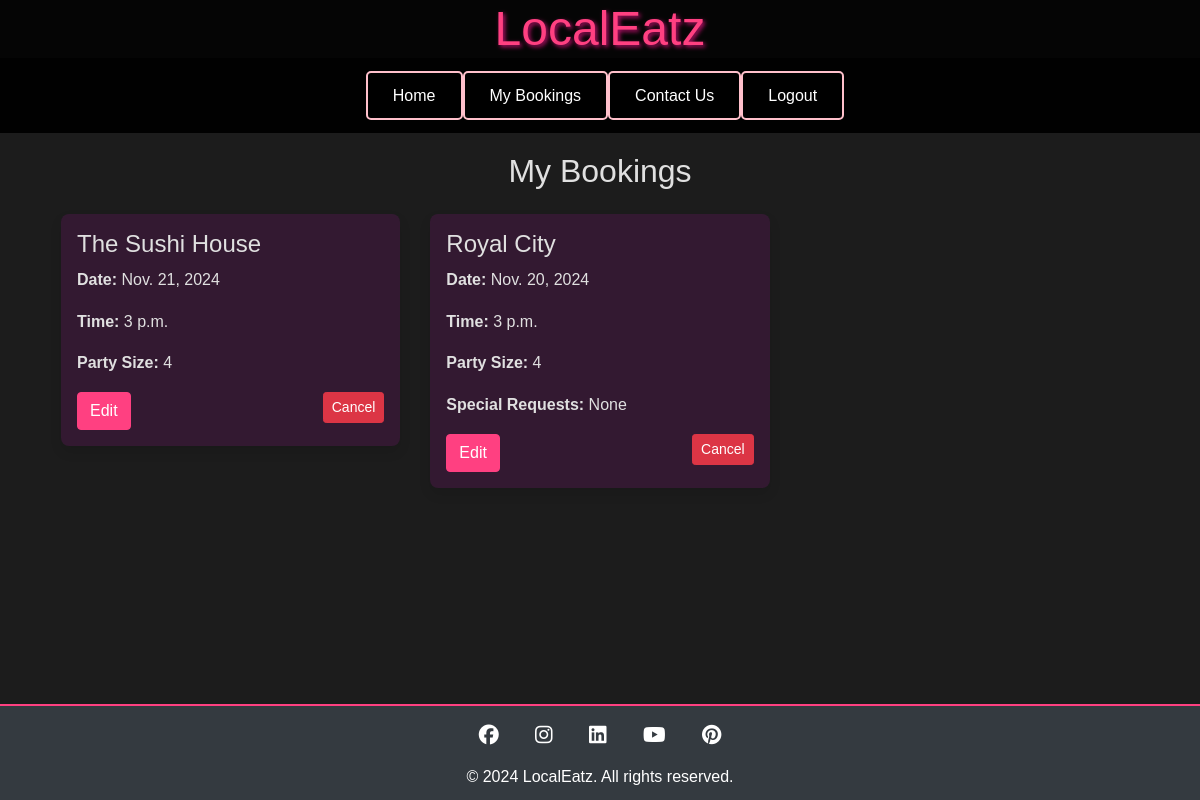
/restaurants/my-bookings/ (signed in), run on an earlier commit of the app's database.
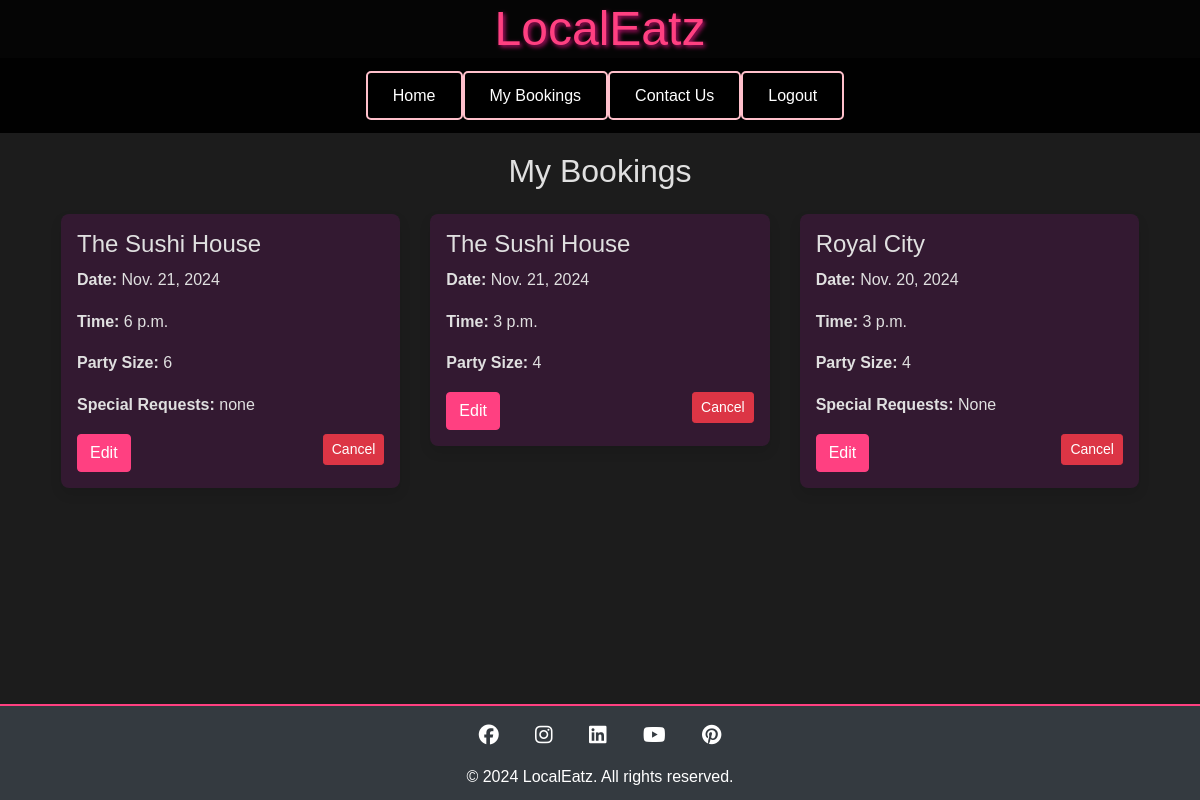
And on a later commit of the database.
### restaurants/models.py (models this page shows, shortened)
class Booking(models.Model):
    user = models.ForeignKey(User, on_delete=models.SET_NULL, null=True)
    restaurant = models.ForeignKey(Restaurant, on_delete=models.CASCADE)
    name = models.CharField(max_length=100)
    email = models.EmailField()
    phone_number = models.CharField(max_length=15, blank=True)
    date = models.DateField()
    time = models.TimeField()
    party_size = models.PositiveIntegerField()
    special_requests = models.TextField(blank=True, null=True)
    created_at = models.DateTimeField(auto_now_add=True)
    updated_at = models.DateTimeField(auto_now=True)

class Restaurant(models.Model):
    name = models.CharField(max_length=255)
    address = models.CharField(max_length=255)
    description = models.TextField(blank=True)
    max_tables = models.PositiveIntegerField(default=3)
    cuisine_type = models.CharField(max_length=100, blank=True)

### restaurants/views.py (the view)
# urls.py: path('my-bookings/', views.my_bookings, name='my_bookings'),
@login_required
def my_bookings(request):
    bookings = Booking.objects.filter(user=request.user) \
        .order_by('-date', '-time')
    return render(request, 'restaurants/my_bookings.html',
                  {'bookings': bookings})

### restaurants/templates/restaurants/my_bookings.html (shortened to what this page needs)
{% extends 'base.html' %}
{% block content %}
<div class="container mt-4">
    <h2 class="text-center mb-4">My Bookings</h2>
    {% if bookings %}
    <div class="row">
        {% for booking in bookings %}
        <div class="col-md-6 col-lg-4 mb-4">
            <div class="booking-item p-3">
                <h4>{{ booking.restaurant.name }}</h4>
                <p><strong>Date:</strong> {{ booking.date }}</p>
                <p><strong>Time:</strong> {{ booking.time }}</p>
                <p><strong>Party Size:</strong> {{ booking.party_size }}</p>
                {% if booking.special_requests %}
                <p><strong>Special Requests:</strong> {{ booking.special_requests }}</p>
                {% endif %}
                <div class="d-flex justify-content-between mt-3">
                    <a href="{% url 'edit_booking' booking.id %}" class="btn btn-primary">Edit</a>
                    <form method="GET" action="{% url 'cancel_booking' booking.id %}">
                        <button type="submit" class="btn btn-sm btn-danger">Cancel</button>
                    </form>
                </div>
            </div>
        </div>
        {% endfor %}
    </div>
    {% else %}
    <p class="text-center">You have no bookings yet.</p>
    {% endif %}
</div>
{% endblock %}

### templates/base.html (shortened to what this page needs)
{% load static %}
<!doctype html>
<html lang="en">
<head>
    {% block corecss %}
    <link rel="stylesheet" href="https://stackpath.bootstrapcdn.com/bootstrap/4.4.1/css/bootstrap.min.css"
>
    <link rel="stylesheet" href="{% static 'css/base.css' %}">
    {% endblock %}
</head>
<body>
    <header class="d-flex flex-column align-items-center">
        <h1>LocalEatz</h1>
        <nav class="navbar navbar-expand-lg navbar-dark" style="background-color: rgba(0, 0, 0, 0.8); width: 100%;">
            <div class="collapse navbar-collapse" id="navbarNav">
                <ul class="navbar-nav mx-auto text-center">
                    {% if user.is_authenticated %}
                    <li class="nav-item">
                        <a href="{% url 'home' %}" class="custom-btn">Home</a>
                    </li>
                    <li class="nav-item">
                        <a class="custom-btn" href="{% url 'my_bookings' %}">My Bookings</a>
                    </li>
                    <li class="nav-item">
                        <a class="custom-btn" href="{% url 'contact:contact' %}">Contact Us</a>
                    </li>
                    <li class="nav-item">
                        <a class="custom-btn" href="{% url 'account_logout' %}">Logout</a>
                    </li>
                    {% endif %}
                </ul>
            </div>
        </nav>
    </header>
    <main class="container mt-6 mb-9">
        {% block content %}{% endblock %}
    </main>
    <footer class="bg-dark text-center text-white py-3">
        <div class="social-icons mb-3">
            <a href="https://facebook.com" target="_blank" rel="noopener" class="text-white mx-3" aria-label="Visit our Facebook page">
                <i class="fab fa-facebook fa-lg"></i>
            </a>
            <a href="https://www.instagram.com/" target="_blank" rel="noopener" class="text-white mx-3" aria-label="Visit our Instagram profile">
                <i class="fab fa-instagram fa-lg"></i>
            </a>
            <a href="https://ie.linkedin.com/" target="_blank" rel="noopener" class="text-white mx-3" aria-label="Visit our LinkedIn profile">
                <i class="fab fa-linkedin fa-lg"></i>
            </a>
            <a href="https://www.youtube.com/" target="_blank" rel="noopener" class="text-white mx-3" aria-label="Visit our YouTube channel">
                <i class="fab fa-youtube fa-lg"></i>
            </a>
            <a href="https://ie.pinterest.com/" target="_blank" rel="noopener" class="text-white mx-3" aria-label="Visit our Pinterest board">
                <i class="fab fa-pinterest fa-lg"></i>
            </a>
        </div>
        <p>&copy; 2024 LocalEatz. All rights reserved.</p>
    </footer>
</body>
</html>

### static/css/base.css (style rules this page uses)
* { margin: 0; padding: 0; box-sizing: border-box; }
body { font-family: 'Arial', sans-serif; background: #1c1c1c; color: #e0e0e0; line-height: 1.6; padding: 0; margin: 0; }
main { padding-top: 80px; padding-bottom: 200px; }
header { background: rgba(0, 0, 0, 0.8); color: #ff4081; text-align: center; position: fixed; width: 100%; top: 0; left: 0; z-index: 1000; }
header h1 { font-size: 3rem; margin: 0; text-shadow: 2px 2px 4px rgba(255, 20, 147, 0.7); }
.booking-item { background: rgba(255, 0, 230, 0.1); border-radius: 8px; padding: 1.5rem; box-shadow: 0 6px 12px rgba(0, 0, 0, 0.1); text-align: left; transition: background 0.3s ease, transform 0.3s ease; }
.btn-primary { background-color: #ff4081; color: #fff; border-radius: 4px; border-color: #ff4081; }
.custom-btn { background-color: black; color: white; border: 2px solid pink; border-radius: 5px; padding: 10px 20px; text-decoration: none; margin: 5px; transition: all 0.3s ease-in-out; display: inline-block; width: 100%; }
.navbar-nav { flex-direction: column; }
main { padding: 4rem 1rem 4rem !important; margin-top: 4rem; }
footer { background: rgba(0, 0, 0, 0.8); color: #ff4081; text-align: center; position: fixed; margin-top: 0%; height: 12vh; width: 100%; bottom: 0; left: 0; z-index: 1000; border-top: 2px solid #ff4081; }

What changed in the data, as far as the page shows it:
added Booking: restaurant.name "The Sushi House", date "Nov. 21, 2024", time "6 p.m.", party_size "6", special_requests "none"
